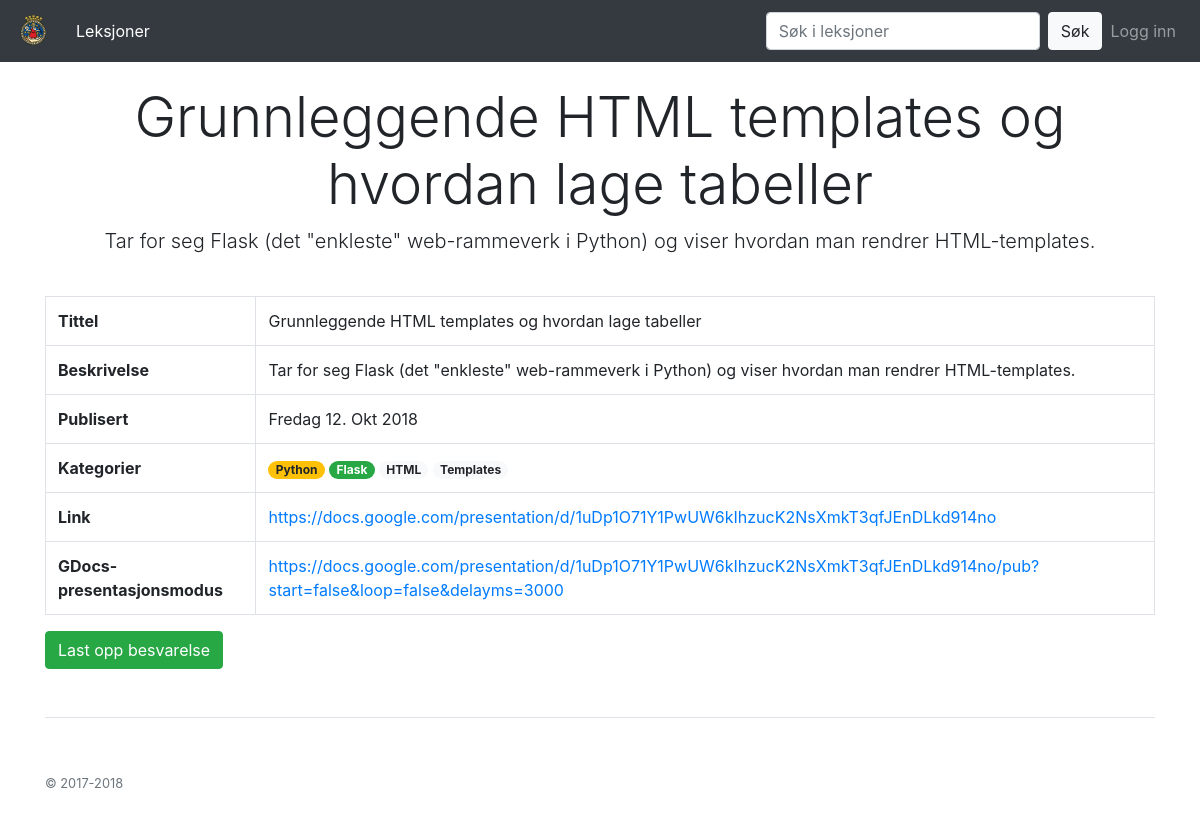
Screenshot of /forelesninger/6 with the database file from the repository.
### app/models.py (models this page shows, shortened)
class Lecture(models.Model):
    class Meta():
        ordering = ['-pub_date']
    url = models.CharField(max_length=200, verbose_name='Url', help_text='Til Google-docs presentasjon')
    title = models.CharField(max_length=200, verbose_name='Tittel')
    undertitle = models.CharField(max_length=200, null=True, blank=True, verbose_name='Undertittel')
    target_audience = models.CharField(max_length=200, null=True, blank=True, verbose_name='Målgruppe')
    pub_date = models.DateField(default=datetime.date.today)
    tags = models.ManyToManyField('app.Tag', related_name='lectures', blank=True)
    tasks = models.IntegerField(null=True, blank=True, verbose_name='Oppgaver')

class Tag(models.Model):
    class Meta():
        ordering = ['-label']
    admin_order_field = 'pk'
    name = models.CharField(max_length=50, verbose_name='Navn')
    bootstrap_classes = [
            ('primary','Primary'),
            ('secondary','Secondary'),
            ('success','Success'),
            ('danger','Danger'),
            ('warning','Warning'),
            ('info','Info'),
            ('light','Light'),
            ('dark','Dark'),
        ]
    label = models.CharField(max_length=20, verbose_name='Farge',
                             choices=bootstrap_classes,
                             blank=False, default='primary')

### app/views.py (the view)
# urls.py: path(r'forelesninger/<int:pk>', views.LectureDetailView.as_view(), name='lecture_detail'),
class LectureDetailView(DetailView):
    current_tab = 'lectures'
    model = Lecture

### app/templates/app/lecture_detail.html (shortened to what this page needs)
{% extends "app/base.html" %}
{% load bootstrap4 %}
{% block content %}
<div class="pricing-header px-3 py-3 pt-md-5 pb-md-4 mx-auto text-center">
	<h1 class="display-4">{{object.title}}</h1>
	<p class="lead">{{object.undertitle|default_if_none:""}}</p>
</div>
<table class="table-bordered table-hover table">
	<tbody>
		<tr><th>Tittel</th><td>{{object.title}}</td>
		<tr><th>Beskrivelse</th><td>{{object.undertitle|default_if_none:""}}</td>
		<tr><th>Publisert</th><td>{{object.pub_date|date:"l d. M Y"|capfirst}}</td>
		<tr>
			<th>Kategorier</th>
			<td>
				{% for t in object.tags.all %}
					<span class="badge badge-pill badge-{{t.label}}">{{t.name}}</span>
				{% endfor %}
			</td>
		</tr>
		<tr>
			<th>Link</th>
			<td><a href="{{object.url}}">{{object.url}}</a></td>
		</tr>
		<tr>
			<th>GDocs-presentasjonsmodus</th>
			<td><a href="{{object.url}}/pub?start=false&loop=false&delayms=3000">{{object.url}}/pub?start=false&loop=false&delayms=3000</a></td>
		</tr>
	</tbody>
</table>
<p>
<a href="#" class="btn btn-success">Last opp besvarelse</a>
</p>
{% endblock content %}

### rows the page displays
Lecture: title "Grunnleggende HTML templates og hvordan lage tabeller", undertitle "Tar for seg Flask (det \"enkleste\" web-rammeverk i Python) og viser hvordan man rendrer HTML-templates.", pub_date "Fredag 12. Okt 2018", url "https://docs.google.com/presentation/d/1uDp1O71Y1PwUW6kIhzucK2NsXmkT3qfJEnDLkd914no"
Tag: name "Python"
Tag: name "Flask"
Tag: name "HTML"
Tag: name "Templates"
